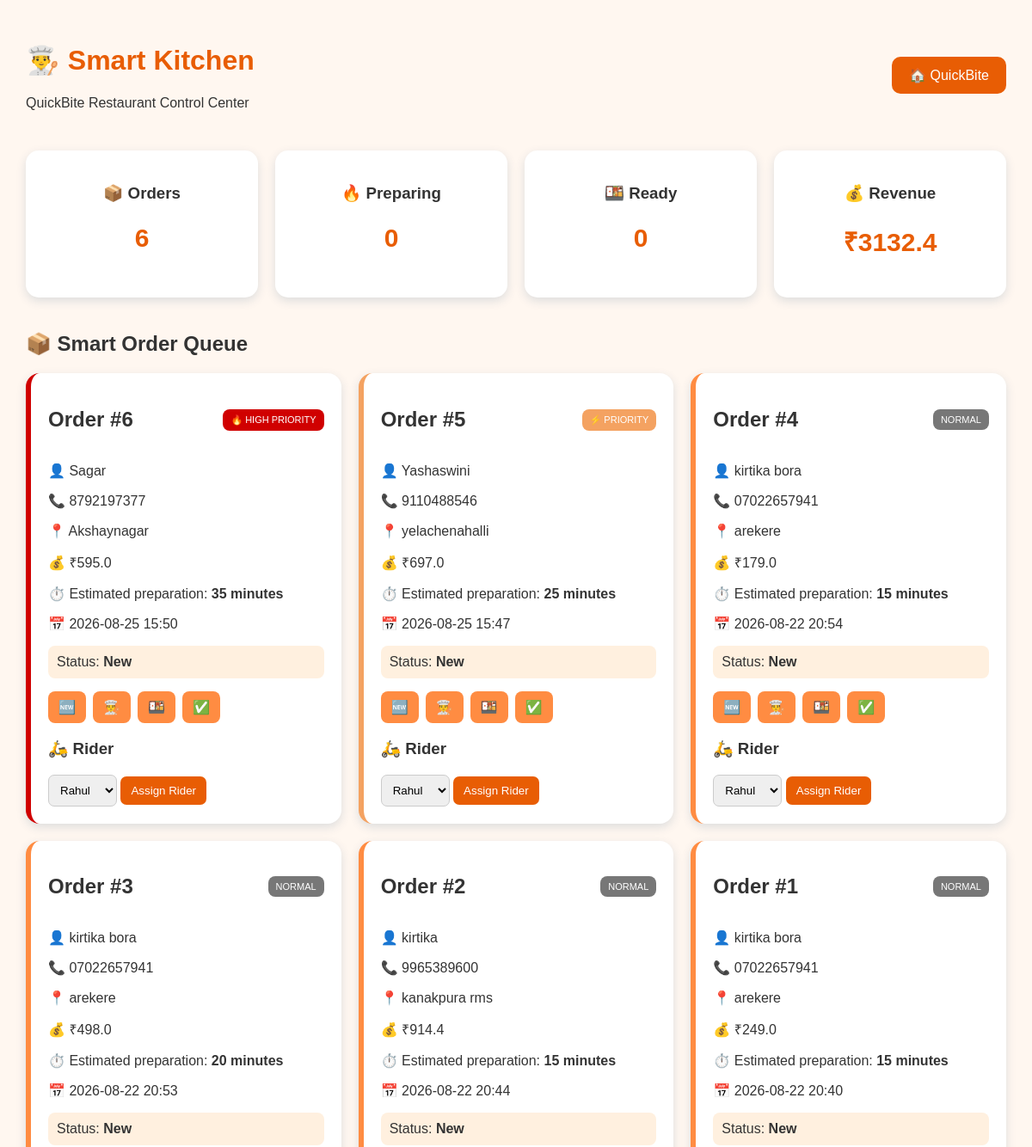
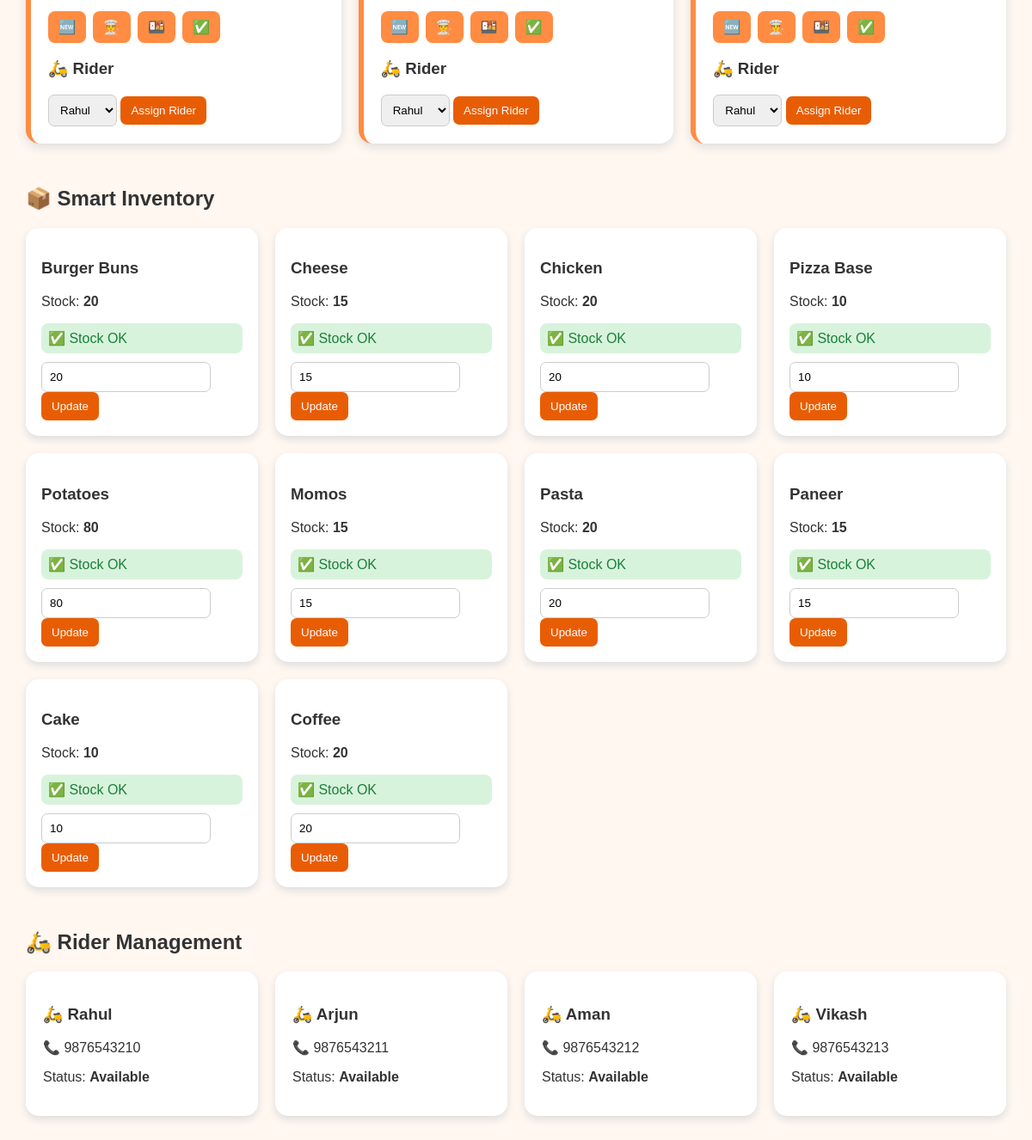
The app's page /kitchen with its own data (2 pictures, top to bottom).
### tables this page shows
CREATE TABLE orders (
            id INTEGER PRIMARY KEY AUTOINCREMENT,
            customer_name TEXT,
            phone TEXT,
            address TEXT,
            total REAL,
            status TEXT DEFAULT 'New',
            created_at TEXT
        , priority INTEGER DEFAULT 1, prep_time INTEGER DEFAULT 15, rider_id INTEGER);

CREATE TABLE inventory (
            id INTEGER PRIMARY KEY AUTOINCREMENT,
            item TEXT NOT NULL,
            quantity INTEGER DEFAULT 0,
            minimum INTEGER DEFAULT 5
        );

CREATE TABLE riders (
            id INTEGER PRIMARY KEY AUTOINCREMENT,
            name TEXT NOT NULL,
            phone TEXT,
            status TEXT DEFAULT 'Available'
        );

### app.py (the view)
@app.route("/kitchen")
def kitchen():
    conn = get_db()
    orders = conn.execute("""
        SELECT
            orders.*,
            riders.name AS rider_name
        FROM orders
        LEFT JOIN riders
        ON orders.rider_id = riders.id
        ORDER BY
            priority DESC,
            id DESC
    """).fetchall()
    total_orders = conn.execute(
        "SELECT COUNT(*) FROM orders"
    ).fetchone()[0]
    preparing = conn.execute("""
        SELECT COUNT(*)
        FROM orders
        WHERE status = 'Preparing'
    """).fetchone()[0]
    ready = conn.execute("""
        SELECT COUNT(*)
        FROM orders
        WHERE status = 'Ready'
    """).fetchone()[0]
    completed = conn.execute("""
        SELECT COUNT(*)
        FROM orders
        WHERE status = 'Completed'
    """).fetchone()[0]
    revenue = conn.execute("""
        SELECT COALESCE(SUM(total), 0)
        FROM orders
    """).fetchone()[0]
    riders = conn.execute(
        "SELECT * FROM riders"
    ).fetchall()
    inventory = conn.execute(
        "SELECT * FROM inventory"
    ).fetchall()
    conn.close()
    return render_template(
        "kitchen.html",
        orders=orders,
        total_orders=total_orders,
        preparing=preparing,
        ready=ready,
        completed=completed,
        revenue=revenue,
        riders=riders,
        inventory=inventory
    )

### app.py (called while the page is built)
def get_db():
    conn = sqlite3.connect(DATABASE)
    conn.row_factory = sqlite3.Row
    return conn

### templates/kitchen.html (shortened to what this page needs)
<!DOCTYPE html>
<html>
<head>
    <link rel="stylesheet"
          href="{{ url_for('static', filename='kitchen.css') }}">
</head>
<body>
<header>
    <div>
        <h1>👨‍🍳 Smart Kitchen</h1>
        <p>QuickBite Restaurant Control Center</p>
    </div>
    <a href="/">🏠 QuickBite</a>
</header>
<section class="stats">
    <div class="card">
        <h3>📦 Orders</h3>
        <h2>{{ total_orders }}</h2>
    </div>
    <div class="card">
        <h3>🔥 Preparing</h3>
        <h2>{{ preparing }}</h2>
    </div>
    <div class="card">
        <h3>🍱 Ready</h3>
        <h2>{{ ready }}</h2>
    </div>
    <div class="card">
        <h3>💰 Revenue</h3>
        <h2>₹{{ revenue }}</h2>
    </div>
</section>
<h2>📦 Smart Order Queue</h2>
<section class="orders">
{% for order in orders %}
<div class="order
{% if order['priority'] == 3 %}
urgent
{% elif order['priority'] == 2 %}
medium
{% endif %}">
    <div class="order-top">
        <h2>
            Order #{{ order["id"] }}
        </h2>
        {% if order["priority"] == 3 %}
        <span class="badge urgent-badge">
            🔥 HIGH PRIORITY
        </span>
        {% elif order["priority"] == 2 %}
        <span class="badge">
            ⚡ PRIORITY
        </span>
        {% else %}
        <span class="badge normal">
            NORMAL
        </span>
        {% endif %}
    </div>
    <p>👤 {{ order["customer_name"] }}</p>
    <p>📞 {{ order["phone"] }}</p>
    <p>📍 {{ order["address"] }}</p>
    <p>💰 ₹{{ order["total"] }}</p>
    <p>
        ⏱️ Estimated preparation:
        <strong>
            {{ order["prep_time"] }} minutes
        </strong>
    </p>
    <p>
        📅 {{ order["created_at"] }}
    </p>
    <div class="status">
        Status:
        <strong>
            {{ order["status"] }}
        </strong>
    </div>
    <div class="buttons">
        <a href="/kitchen/update/{{ order['id'] }}/New">
            🆕
        </a>
        <a href="/kitchen/update/{{ order['id'] }}/Preparing">
            👨‍🍳
        </a>
        <a href="/kitchen/update/{{ order['id'] }}/Ready">
            🍱
        </a>
        <a href="/kitchen/update/{{ order['id'] }}/Completed">
            ✅
        </a>
    </div>
    <h3>🛵 Rider</h3>
    {% if order["rider_name"] %}
        <p>
            Assigned to:
            <strong>
                {{ order["rider_name"] }}
            </strong>
        </p>
    {% else %}
        <form
            action="/kitchen/assign/{{ order['id'] }}"
            method="POST">
            <select name="rider_id">
                {% for rider in riders %}
                    {% if rider["status"] == "Available" %}
                    <option value="{{ rider['id'] }}">
                        {{ rider["name"] }}
                    </option>
                    {% endif %}
                {% endfor %}
            </select>
            <button>
                Assign Rider
            </button>
        </form>
    {% endif %}
</div>
{% endfor %}
</section>
<h2>📦 Smart Inventory</h2>
<section class="inventory">
{% for item in inventory %}
<div class="inventory-card">
    <h3>
        {{ item["item"] }}
    </h3>
    <p>
        Stock:
        <strong>
            {{ item["quantity"] }}
        </strong>
    </p>
    {% if item["quantity"] <= item["minimum"] %}
        <div class="warning">
            🚨 LOW STOCK
        </div>
    {% else %}
        <div class="good">
            ✅ Stock OK
        </div>
    {% endif %}
    <form
        action="/kitchen/inventory/{{ item['id'] }}"
        method="POST">
        <input
            type="number"
            name="quantity"
            value="{{ item['quantity'] }}"
            min="0">
        <button>
            Update
        </button>
    </form>
</div>
{% endfor %}
</section>
<h2>🛵 Rider Management</h2>
<section class="riders">
{% for rider in riders %}
<div class="rider">
    <h3>
        🛵 {{ rider["name"] }}
    </h3>
    <p>
        📞 {{ rider["phone"] }}
    </p>
    <p>
        Status:
        <strong>
            {{ rider["status"] }}
        </strong>
    </p>
</div>
{% endfor %}
</section>
</body>
</html>

### static/kitchen.css (style rules this page uses)
* { box-sizing: border-box; }
body { font-family: Arial, sans-serif; background: #fff7f0; margin: 0; padding: 30px; color: #333; }
header { display: flex; justify-content: space-between; align-items: center; margin-bottom: 30px; }
header h1 { color: #e85d04; }
header a { background: #e85d04; color: white; padding: 12px 20px; border-radius: 10px; text-decoration: none; }
.stats { display: grid; grid-template-columns: repeat(4, 1fr); gap: 20px; margin-bottom: 40px; }
.card { background: white; padding: 20px; border-radius: 15px; text-align: center; box-shadow: 0 4px 12px #ddd; }
.card h2 { color: #e85d04; font-size: 30px; }
.orders { display: grid; grid-template-columns: repeat(3, 1fr); gap: 20px; margin-bottom: 50px; }
.order { background: white; padding: 20px; border-radius: 16px; box-shadow: 0 4px 12px #ddd; border-left: 6px solid #ff8c42; }
.order.medium { border-left-color: #f4a261; }
.order.urgent { border-left-color: #d00000; }
.order-top { display: flex; justify-content: space-between; align-items: center; }
.badge { background: #f4a261; color: white; padding: 6px 9px; border-radius: 8px; font-size: 11px; }
.urgent-badge { background: #d00000; }
.normal { background: #777; }
.status { margin-top: 15px; padding: 10px; background: #fff0df; border-radius: 8px; }
.buttons { display: flex; gap: 8px; margin: 15px 0; }
.buttons a { background: #ff8c42; color: white; text-decoration: none; padding: 9px 12px; border-radius: 8px; }
select, input { padding: 9px; border-radius: 7px; border: 1px solid #ccc; }
button { background: #e85d04; color: white; border: none; padding: 9px 12px; border-radius: 7px; cursor: pointer; }
.inventory { display: grid; grid-template-columns: repeat(4, 1fr); gap: 20px; margin-bottom: 50px; }
.inventory-card { background: white; padding: 18px; border-radius: 15px; box-shadow: 0 4px 10px #ddd; }
.good { background: #d8f3dc; color: #1b7f3a; padding: 8px; border-radius: 8px; margin-bottom: 10px; }
.riders { display: grid; grid-template-columns: repeat(4, 1fr); gap: 20px; }
.rider { background: white; padding: 20px; border-radius: 15px; box-shadow: 0 4px 10px #ddd; }

### records on screen
orders: id "6", priority "🔥 HIGH PRIORITY", customer_name "Sagar", phone "8792197377", address "Akshaynagar", total "595.0", prep_time "35", created_at "2026-08-25 15:50", status "New"
orders: id "5", priority "⚡ PRIORITY", customer_name "Yashaswini", phone "9110488546", address "yelachenahalli", total "697.0", prep_time "25", created_at "2026-08-25 15:47", status "New"
orders: id "4", priority "NORMAL", customer_name "kirtika bora", phone "07022657941", address "arekere", total "179.0", prep_time "15", created_at "2026-08-22 20:54", status "New"
orders: id "3", priority "NORMAL", customer_name "kirtika bora", phone "07022657941", address "arekere", total "498.0", prep_time "20", created_at "2026-08-22 20:53", status "New"
orders: id "2", priority "NORMAL", customer_name "kirtika", phone "9965389600", address "kanakpura rms", total "914.4", prep_time "15", created_at "2026-08-22 20:44", status "New"
orders: id "1", priority "NORMAL", customer_name "kirtika bora", phone "07022657941", address "arekere", total "249.0", prep_time "15", created_at "2026-08-22 20:40", status "New"
inventory: item "Burger Buns", quantity "20", minimum "✅ Stock OK"
inventory: item "Cheese", quantity "15", minimum "✅ Stock OK"
inventory: item "Chicken", quantity "20", minimum "✅ Stock OK"
inventory: item "Pizza Base", quantity "10", minimum "✅ Stock OK"
inventory: item "Potatoes", quantity "80", minimum "✅ Stock OK"
inventory: item "Momos", quantity "15", minimum "✅ Stock OK"
inventory: item "Pasta", quantity "20", minimum "✅ Stock OK"
inventory: item "Paneer", quantity "15", minimum "✅ Stock OK"
inventory: item "Cake", quantity "10", minimum "✅ Stock OK"
inventory: item "Coffee", quantity "20", minimum "✅ Stock OK"
riders: name "Rahul", phone "9876543210", status "Available"
riders: name "Arjun", phone "9876543211", status "Available"
riders: name "Aman", phone "9876543212", status "Available"
riders: name "Vikash", phone "9876543213", status "Available"

### other values on screen
{{ total_orders }} "6"
{{ preparing }} "0"
{{ ready }} "0"
{{ revenue }} "3132.4"
form field rider_id "Rahul"
